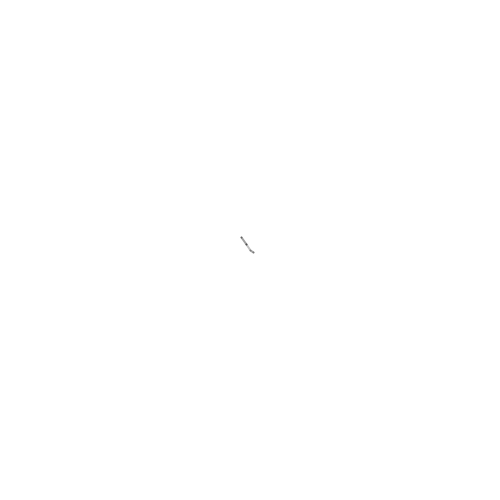
Frame 1 (no input)
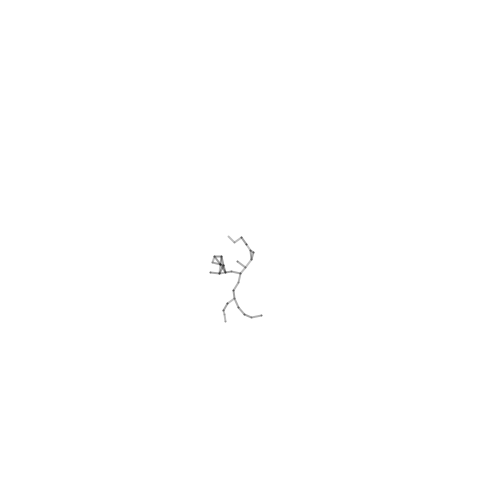
Frame 60 (the mouse pressed at the canvas centre just before this capture)
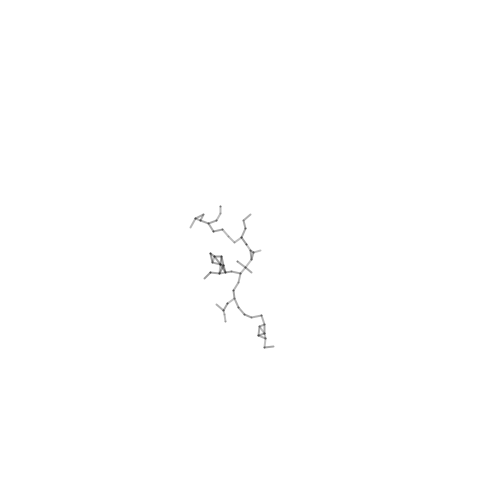
Frame 120 (the mouse held since frame 60 and released just before this capture)

The Processing sketch that drew these frames (run headless with seeded random() and noise(); from frame 60 on, the mouse is pressed at the canvas centre):

// Processing sketch: processing_169792
// ── processing_169792.pde

Cell[] myCells = new Cell[1000];


void setup() {
  background(255);
  size(500, 500);
  for (int i = 0; i < myCells.length; i ++) {
    myCells[i] = new Cell();
  }
  
PVector middle = new PVector(250,250);
myCells[0].location.set(middle);
myCells[0].isseed  = true;

}

void draw() {

  for (int i=0; i< myCells.length; i++) {
    //myCells[i].display();
    myCells[i].update();
  }
  myCells[0].isseed = true;

  for (int i=0; i<myCells.length; i++) {
    if (myCells[i].isseed == false) {
      for (int j=0; j<myCells.length; j++) {
        if (myCells[j].isseed == true) {
          float d;
          d = PVector.dist(myCells[i].location, myCells[j].location);
          if (d<=10) {
            myCells[i].isseed=true;

            stroke(random (0, 100), 100);
            strokeWeight (2);
            line (myCells[i].location.x, myCells[i].location.y, myCells[j].location.x, myCells[j].location.y);
          }
        }
      }
    }
  }
}

class Cell {

  PVector location = new PVector();
  PVector velocity = new PVector();
  float dia;
  boolean isseed;
  float cellred, cellgreen, cellblue;
  float lineweight;


  Cell() {

    location = new PVector (random (500), random(500));
    dia = 7;
    isseed = false;
    cellred = 255;
    cellgreen = 255;
    cellblue = 255;
    lineweight = 0.1;
  }

  void display() {
    stroke(lineweight);
    if (isseed == true) {
      fill(255, 0, 0);
    }
    if (isseed == false) {
      fill(cellred,cellgreen,cellblue);
    }
    ellipse(location.x, location.y, dia, dia);
  }
  void update() {
    if (isseed == false) {
      velocity = new PVector(random(-5, 5), random(-5, 5));
      location.add(velocity);
    }
  }
}
